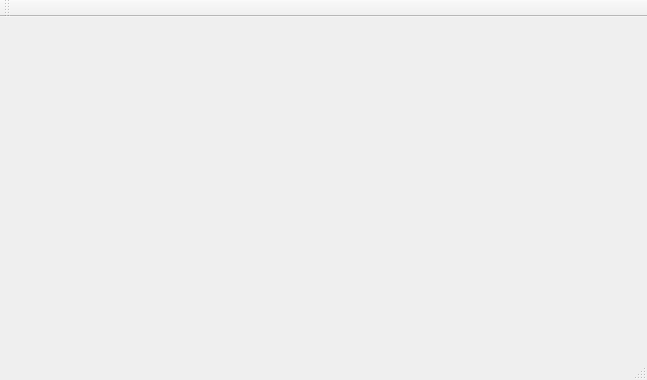
<?xml version="1.0" encoding="UTF-8"?>
<ui version="4.0">
 <class>MainWindow</class>
 <widget class="QMainWindow" name="MainWindow">
  <property name="geometry">
   <rect>
    <x>0</x>
    <y>0</y>
    <width>647</width>
    <height>380</height>
   </rect>
  </property>
  <property name="windowTitle">
   <string>SMART KITCHEN</string>
  </property>
  <widget class="QWidget" name="centralWidget">
   <widget class="QPushButton" name="pushButton_addType">
    <property name="geometry">
     <rect>
      <x>70</x>
      <y>100</y>
      <width>101</width>
      <height>91</height>
     </rect>
    </property>
    <property name="styleSheet">
     <string notr="true">border:none;</string>
    </property>
    <property name="text">
     <string/>
    </property>
    <property name="icon">
     <iconset resource="image.qrc">
      <normaloff>:/image/image/Sans titre-1.png</normaloff>:/image/image/Sans titre-1.png</iconset>
    </property>
    <property name="iconSize">
     <size>
      <width>70</width>
      <height>70</height>
     </size>
    </property>
   </widget>
   <widget class="QPushButton" name="pushButton">
    <property name="geometry">
     <rect>
      <x>200</x>
      <y>100</y>
      <width>81</width>
      <height>101</height>
     </rect>
    </property>
    <property name="styleSheet">
     <string notr="true">border:none;</string>
    </property>
    <property name="text">
     <string/>
    </property>
    <property name="icon">
     <iconset resource="image.qrc">
      <normaloff>:/image/image/chicken.png</normaloff>:/image/image/chicken.png</iconset>
    </property>
    <property name="iconSize">
     <size>
      <width>70</width>
      <height>70</height>
     </size>
    </property>
   </widget>
   <widget class="QLabel" name="label_3">
    <property name="geometry">
     <rect>
      <x>50</x>
      <y>130</y>
      <width>47</width>
      <height>13</height>
     </rect>
    </property>
    <property name="text">
     <string/>
    </property>
   </widget>
   <widget class="QPushButton" name="pushButton_6">
    <property name="geometry">
     <rect>
      <x>470</x>
      <y>100</y>
      <width>101</width>
      <height>91</height>
     </rect>
    </property>
    <property name="styleSheet">
     <string notr="true">border:none;</string>
    </property>
    <property name="text">
     <string/>
    </property>
    <property name="icon">
     <iconset resource="image.qrc">
      <normaloff>:/image/image/network-security-logo-1.png</normaloff>:/image/image/network-security-logo-1.png</iconset>
    </property>
    <property name="iconSize">
     <size>
      <width>110</width>
      <height>90</height>
     </size>
    </property>
   </widget>
   <widget class="QPushButton" name="pushButton_2">
    <property name="geometry">
     <rect>
      <x>330</x>
      <y>110</y>
      <width>91</width>
      <height>81</height>
     </rect>
    </property>
    <property name="styleSheet">
     <string notr="true">border:none;</string>
    </property>
    <property name="text">
     <string/>
    </property>
    <property name="icon">
     <iconset resource="image.qrc">
      <normaloff>:/image/image/gmail-email-mail-logo-circle-material.png</normaloff>:/image/image/gmail-email-mail-logo-circle-material.png</iconset>
    </property>
    <property name="iconSize">
     <size>
      <width>70</width>
      <height>70</height>
     </size>
    </property>
   </widget>
   <zorder>pushButton</zorder>
   <zorder>label_3</zorder>
   <zorder>pushButton_6</zorder>
   <zorder>pushButton_2</zorder>
   <zorder>pushButton_addType</zorder>
  </widget>
  <widget class="QMenuBar" name="menuBar">
   <property name="geometry">
    <rect>
     <x>0</x>
     <y>0</y>
     <width>647</width>
     <height>21</height>
    </rect>
   </property>
  </widget>
  <widget class="QToolBar" name="mainToolBar">
   <attribute name="toolBarArea">
    <enum>TopToolBarArea</enum>
   </attribute>
   <attribute name="toolBarBreak">
    <bool>false</bool>
   </attribute>
  </widget>
  <widget class="QStatusBar" name="statusBar"/>
 </widget>
 <layoutdefault spacing="6" margin="11"/>
 <resources>
  <include location="image.qrc"/>
 </resources>
 <connections/>
</ui>
